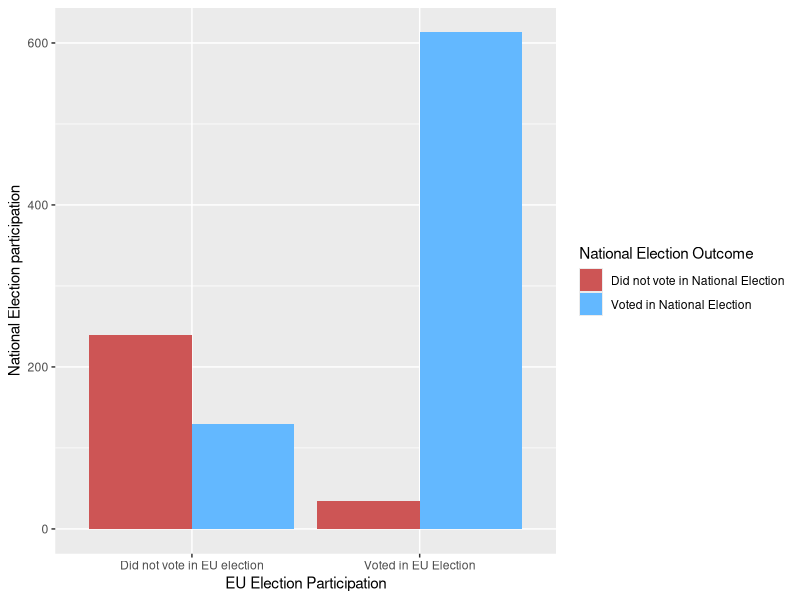

This figure's R source:
## ---- chunk 1
library(tidyverse)
library(broom)
library(knitr)
## ---- chunk 2

age_to_Left_right <- read.csv("index_files/age - LR index.csv")
education_to_left_right <- read.csv("index_files/edu to LR.csv")

EU_to_national_vote <- read.csv("index_files/EU to National Elections.csv")
EU_to_national_preference <- read.csv("index_files/eb_91.5_post-elect_volume C_IT copy.csv")

summary <- EU_to_national_vote |>
  group_by(EU) |>
  summarize(Voted_in_National = sum(Voted.in.National.Election),
            Did_not_vote_in_National = sum(Did.not.vote.in.National.Election))

histogram <- summary |>
  pivot_longer(cols = c(Voted_in_National, Did_not_vote_in_National)) |>
  ggplot(aes(x = EU, y = value, fill = name)) +
  geom_bar(stat = "identity", position = "dodge") +
  labs(
    x = "EU Election Participation",
    y = "National Election participation",
    fill = "National Election Outcome"
  ) +
  scale_fill_manual(values = c("Voted_in_National" = "steelblue1", "Did_not_vote_in_National" = "indianred3"),
                    labels = c(Voted_in_National = "Voted in National Election", Did_not_vote_in_National = "Did not vote in National Election"))

histogram

